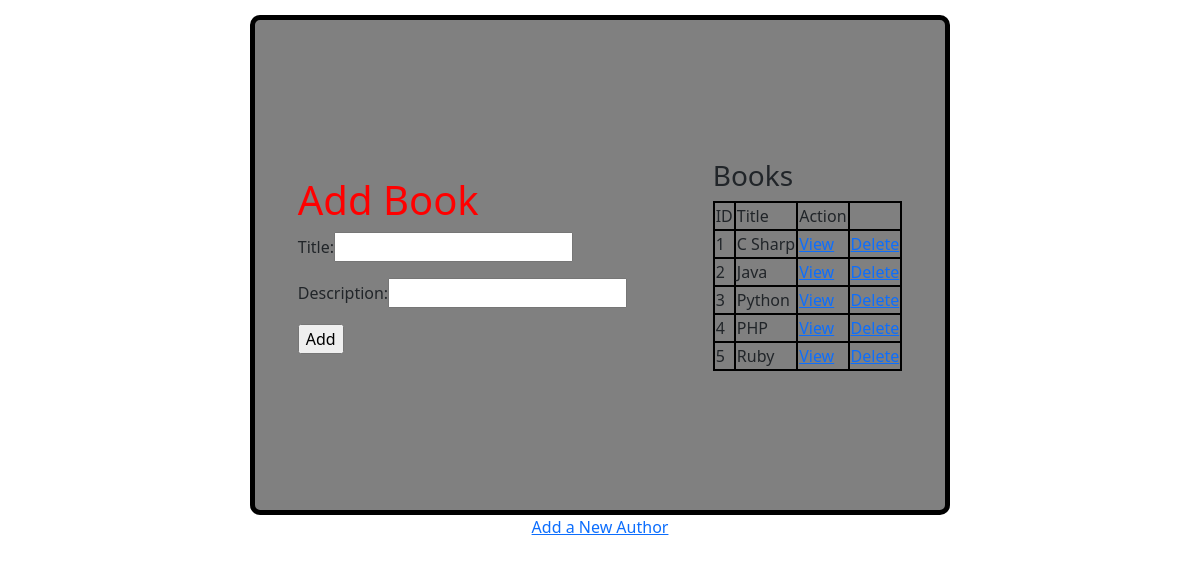
The page / on the database its author committed.
### app/models.py (models this page shows)
class Book(models.Model):
    title = models.CharField(max_length=255)
    desc = models.TextField()
    created_at = models.DateTimeField(auto_now_add=True)
    updated_at = models.DateTimeField(auto_now=True)

### app/views.py (the view)
# urls.py: path('', views.index),
def index(request):
    context = {
        'books': Book.objects.all()
    }
    return render(request, 'index.html', context)

### app/templates/index.html (shortened to what this page needs)
<!DOCTYPE html>
<html lang="en">
<head>
    <link href="https://cdn.jsdelivr.net/npm/bootstrap@5.0.0-beta3/dist/css/bootstrap.min.css" rel="stylesheet">
    {% load static %}
	<link rel="stylesheet" href="{% static 'css/style.css' %}">
</head>
<body>
    <div id="container">
        <div id="add">
            <h1>Add Book</h1>
            <form action="/create_book" method="post">
                <p>Title:<input type="text" name='title'></p>
                <p>Description:<input type="text" name='desc'></p>
                <input type="submit" value="Add">
            </form>
        </div>
        <div id="table">
            <table>
                <thead>
                    <h3>Books</h3>
                    <td>ID</td>
                    <td>Title</td>
                    <td>Action</td>
                    <td></td>
                </thead>
                <tbody>
                {%for book in books%}
                    <tr>
                        <td>{{book.id}}</td>
                        <td>{{book.title}}</td>
                        <td><a href="/books/{{book.id}}">View</a></td>
                        <td><a href="/delete_book/{{book.id}}">Delete</a></td>
                    </tr>
                {%endfor%}
                </tbody>
            </table>
        </div>
    </div>
    <p id=switch><a href="/author_home">Add a New Author</a></p>
</body>
</html>

### app/static/css/style.css (style rules this page uses)
* { margin: auto; }
#container { background-color: gray; width: 700px; height: 500px; display: flex; justify-content: space-between; align-items: center; border-color: black; border-style: solid; border-width: 5px; border-radius: 10px; margin-top: 15px; }
h1 { color: red; }
table { border-color: black; border-style: solid; border-width: 2px; }
tr { border-color: black; border-style: solid; border-width: 2px; }
td { border-color: black; border-style: solid; border-width: 2px; }
#switch { text-align: center; }

### rows shown on the page
Book: id "1", title "C Sharp"
Book: id "2", title "Java"
Book: id "3", title "Python"
Book: id "4", title "PHP"
Book: id "5", title "Ruby"
